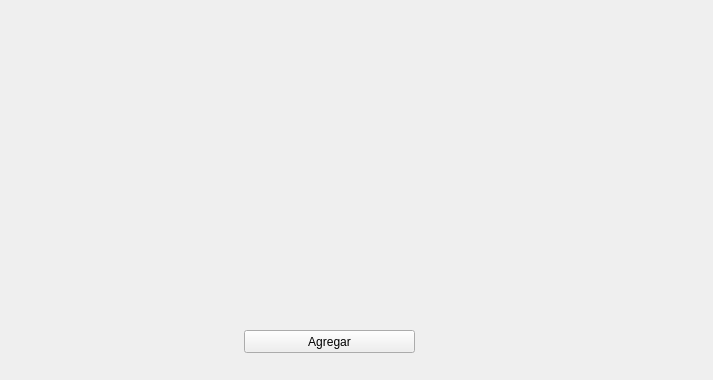
<?xml version="1.0" encoding="UTF-8"?>
<ui version="4.0">
 <class>frameOrdenCampo</class>
 <widget class="QFrame" name="frameOrdenCampo">
  <property name="geometry">
   <rect>
    <x>0</x>
    <y>0</y>
    <width>713</width>
    <height>380</height>
   </rect>
  </property>
  <property name="windowTitle">
   <string>Frame</string>
  </property>
  <widget class="QPushButton" name="pushButton">
   <property name="geometry">
    <rect>
     <x>244</x>
     <y>330</y>
     <width>171</width>
     <height>23</height>
    </rect>
   </property>
   <property name="text">
    <string>Agregar</string>
   </property>
  </widget>
 </widget>
 <resources/>
 <connections/>
</ui>
